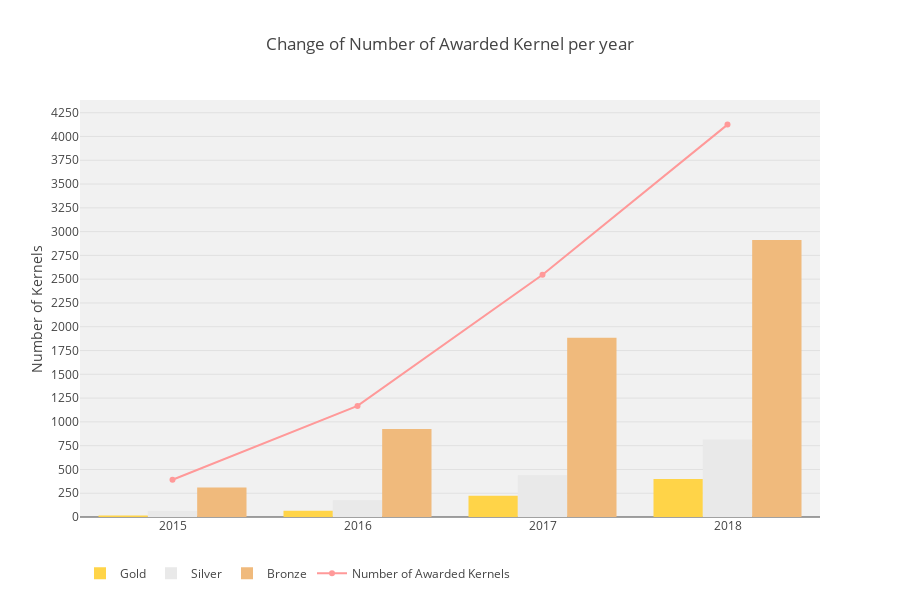

Here is the notebook cell this chart was saved with:
### Code cell
# Bar & Line Chart for Awarded Kernels per Year by Medal

fig = { 'data': [
        {
            'type': 'bar',
            'name': 'Gold',
            'x': years,
            'y': nbr_gold_vals,
            'marker': {'color': medal_colors[0]},
        },
        {
            'type': 'bar',
            'name': 'Silver',
            'x': years,
            'y': nbr_silver_vals,
            'marker': {'color': medal_colors[1]},
        },
        {
            'type': 'bar',
            'name': 'Bronze',
            'x': years,
            'y': nbr_bronze_vals,
            'marker': {'color': medal_colors[2]},
        },
        {   'type': 'scatter',
            'name': 'Number of Awarded Kernels',
            'x': years,
            'y': nbr_awarded_vals,
            'line': {'color': kernel_colors[0] },
        },
    ], 'layout': {
        'title': 'Change of Number of Awarded Kernel per year',
        'legend': {'orientation': 'h'},
        'height': 600,
        'plot_bgcolor': PLOT_BG_COLOR,
        'xaxis': {'dtick': 1},
        'yaxis': {'dtick': 250, 'title': 'Number of Kernels'}
        
    }
}
iplot(fig)

### Figure 1 — Plotly figure (JSON) as saved in the notebook; plotly's stock layout.template omitted (floating-point values rounded to 4 significant figures)
{"data": [{"marker": {"color": "#ffd448"}, "name": "Gold", "type": "bar", "uid": "a51d9943-fb4a-4759-b7ab-87330055c0d7", "x": [2015, 2016, 2017, 2018], "y": [15, 67, 223, 399]}, {"marker": {"color": "#e9e9e9"}, "name": "Silver", "type": "bar", "uid": "acf180d1-5da0-46fd-a4ee-beb24e0ce838", "x": [2015, 2016, 2017, 2018], "y": [66, 175, 440, 815]}, {"marker": {"color": "#f0ba7c"}, "name": "Bronze", "type": "bar", "uid": "734757ac-b1ec-4fb1-80a2-e3e221f0d09e", "x": [2015, 2016, 2017, 2018], "y": [311, 926, 1884, 2911]}, {"line": {"color": "#FF9999"}, "name": "Number of Awarded Kernels", "type": "scatter", "uid": "c38be710-92cb-484b-8ec5-c6256d59c6e7", "x": [2015, 2016, 2017, 2018], "y": [392, 1168, 2547, 4125]}], "layout": {"height": 600, "legend": {"orientation": "h"}, "plot_bgcolor": "#f1f1f1", "title": {"text": "Change of Number of Awarded Kernel per year"}, "xaxis": {"dtick": 1}, "yaxis": {"dtick": 250, "title": {"text": "Number of Kernels"}}}}
